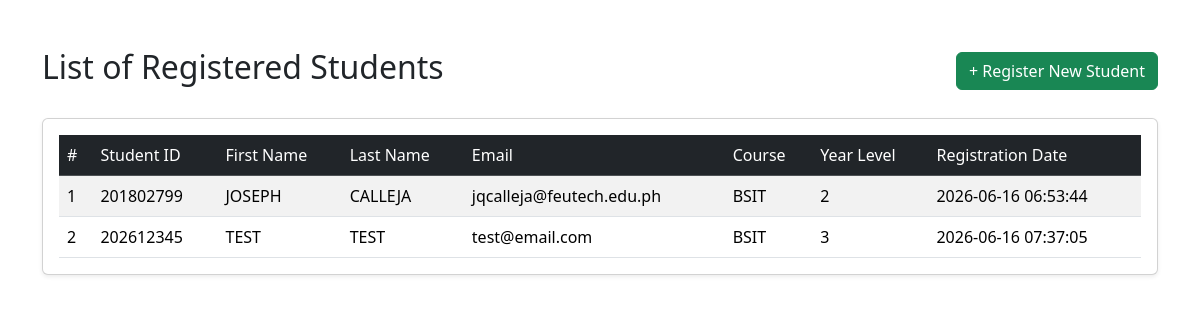
The page /CCS0043_TW25_Module5/M6/index.php on the database its author committed.
### tables this page shows
CREATE TABLE `tblstudents` (
  `id` int(11) NOT NULL,
  `student_id` varchar(15) NOT NULL,
  `first_name` varchar(50) NOT NULL,
  `last_name` varchar(50) NOT NULL,
  `email` varchar(100) NOT NULL,
  `course` varchar(100) NOT NULL,
  `year_level` tinyint(4) NOT NULL,
  `date_created` timestamp NOT NULL DEFAULT current_timestamp()
);

### CCS0043_TW25_Module5/M6/fetch_students.php (called while the page is built, shortened)
<?php
require('db.php');
$sql = "SELECT * FROM tblstudents ORDER BY last_name, first_name";
$result = mysqli_query($conn, $sql);
?>

### CCS0043_TW25_Module5/M6/index.php (the view, shortened to what this page needs)
<?php
require('fetch_students.php');
?>
<?php require('include/header.php'); ?>
        <div class="d-flex justify-content-between align-items-center mb-4">
            <h2>List of Registered Students</h2>
            <a href="registration.php" class="btn btn-success">+ Register New Student</a>
        </div>
        <div class="card shadow-sm">
            <div class="card-body">
                <table class="table table-bodered table-hover table-striped mb-0">
                    <thead class="table-dark">
                        <tr>
                            <td>#</td>
                            <td>Student ID</td>
                            <td>First Name</td>
                            <td>Last Name</td>
                            <td>Email</td>
                            <td>Course</td>
                            <td>Year Level</td>
                            <td>Registration Date</td>
                        </tr>
                    </thead>
                    <tbody>
                        <?php
                        $counter = 1;
                        while($row = mysqli_fetch_assoc($result)):
                        ?>
                        <tr>
                            <td><?= $counter++; ?></td>
                            <td><?= $row['student_id']; ?></td>
                            <td><?= $row['first_name']; ?></td>
                            <td><?= $row['last_name']; ?></td>
                            <td><?= $row['email']; ?></td>
                            <td><?= $row['course']; ?></td>
                            <td><?= $row['year_level']; ?></td>
                            <td><?= $row['date_created']; ?></td>
                        </tr>
                        <?php
                        endwhile;
                        ?>
                    </tbody>
                </table>
            </div>
        </div>
<?php require('include/footer.php'); ?>

### rows shown on the page
tblstudents: student "201802799", first_name "JOSEPH", last_name "CALLEJA", email "jqcalleja@feutech.edu.ph", course "BSIT", year_level "2", date_created "2026-06-16 06:53:44"
tblstudents: student "202612345", first_name "TEST", last_name "TEST", email "test@email.com", course "BSIT", year_level "3", date_created "2026-06-16 07:37:05"
